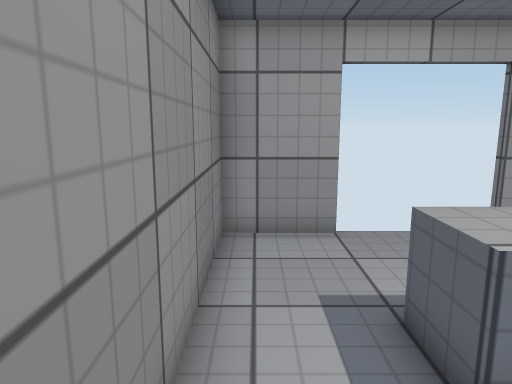
[1] (above)

14 first-person views from a walk through a scene from a Unity 3-D project. The camera is 1.3 m above the floor, tilts 10° down and sees 70° across. The floor is counted in squares, 0.5 m on a side. Each view is taken from the middle of a square. On the plan, view 1 faces up. The plan holds only what a view shows up to about 20 squares ahead; the rest is blank. The player character is not drawn. Door leaves are left out, so doorways stand open. Surface patterns are stand-ins for the level's own textures.

[2]
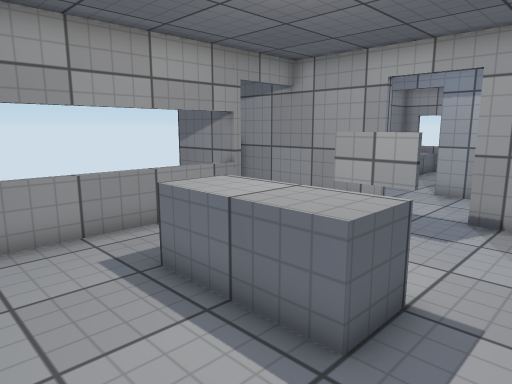

[3]
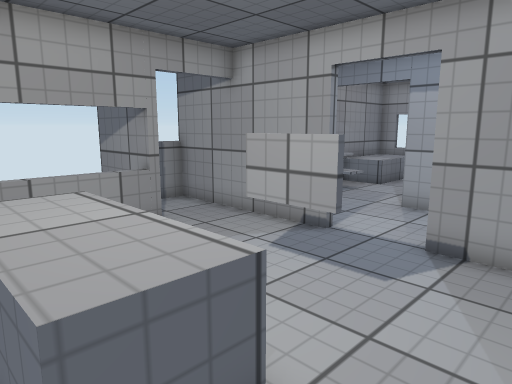

[4]
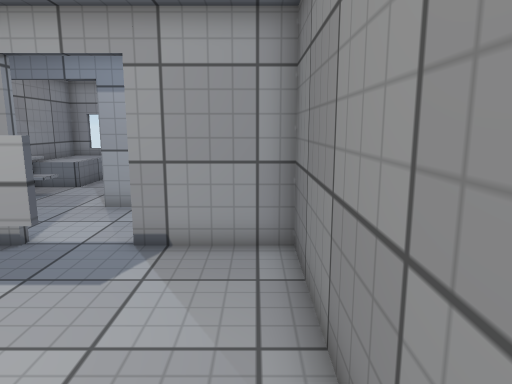

[5]
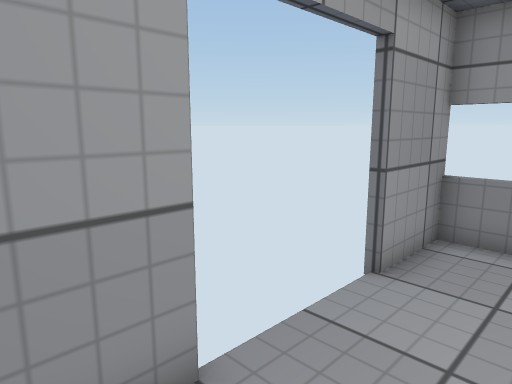

[6]
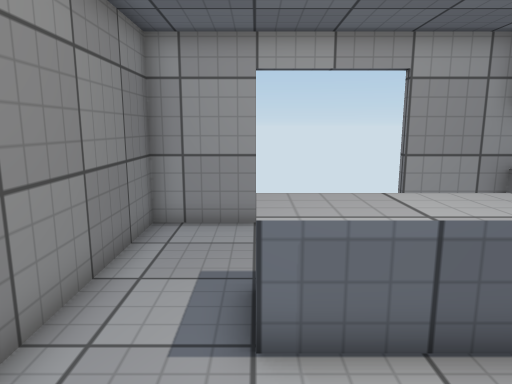

[7]
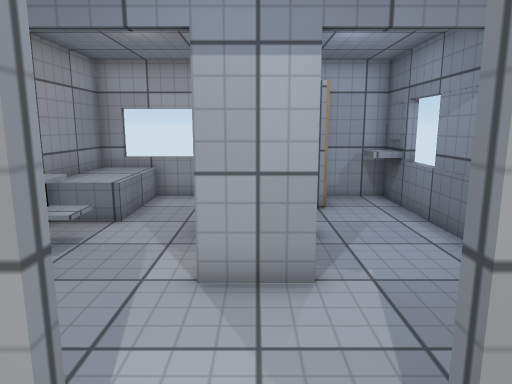

[8]
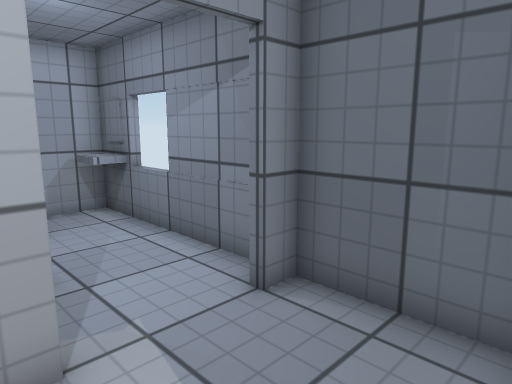

[9]
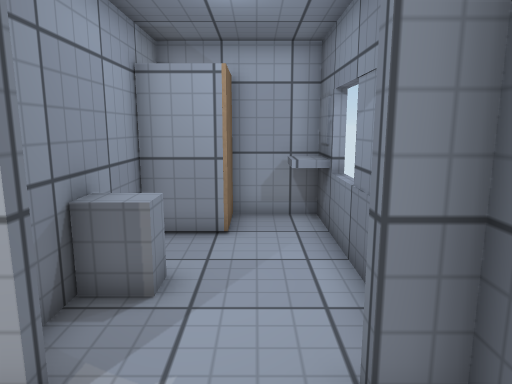

[10]
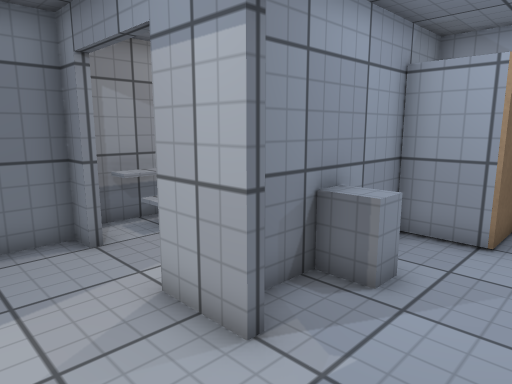

[11]
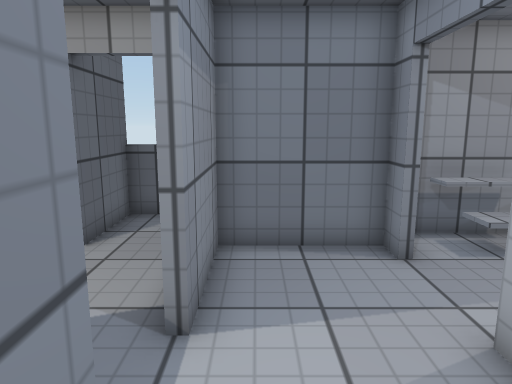

[12]
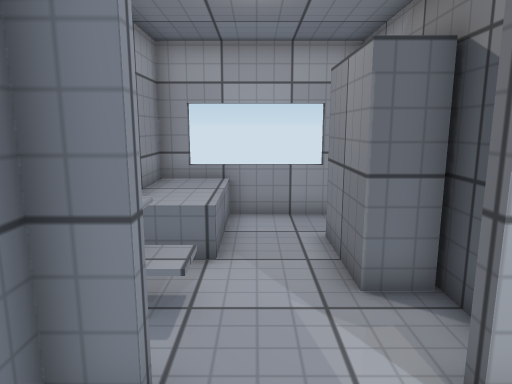

[13]
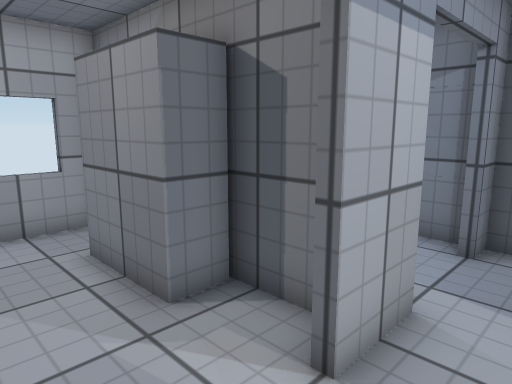

[14]
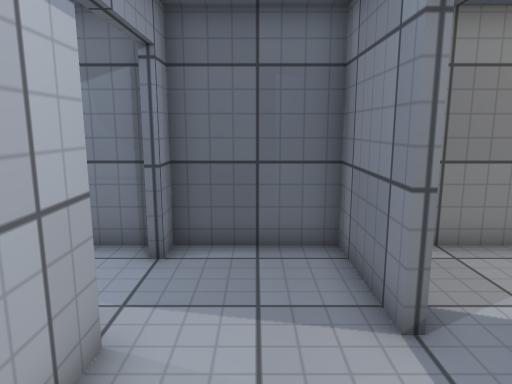

### Floor plan
Key: @ floor where view 1 was taken; # wall or solid block; . floor; D open door; = window, fence, low wall or low ledge; ^ raised ledge; O other object.
Columns run from 1 left of view 1 to 12 right of it. Each row starts with its distance up from view 1.
  9 ###DDDDD###
  8 #.........=
  7 #.........=
  6 #.........=
  5 #.........=
  4 #..^^^^^..=
  3 #..^^^^^ .=
  2 #......   =
  1 #.....    =
  0 #@...=#  .####
 -1 #............=
 -2 #............=
 -3 ####...#######
 -4 #.........#
 -5 #.........#
 -6 #.........#
 -7 ##...##...#
 -8 #....#....#
 -9 #....#...O##
-10 #...^##...##
-11 #....##..OO#
-12 =....##..OO#
-13 #^.####..OO#
-14 #^.# #...OO#
-15 #### ##==###

Positions as (right, up) in squares from view 1, and headings:
1: (0, 0), facing up
2: (0, 8), facing down-right
3: (0, 5), facing down-right
4: (0, 5), facing down
5: (0, 6), facing up-right
6: (2, -1), facing up
7: (4, -1), facing down
8: (4, -3), facing down-left
9: (1, -4), facing down
10: (0, -4), facing down-right
11: (1, -4), facing right
12: (7, -4), facing down
13: (8, -5), facing down-left
14: (7, -5), facing left
